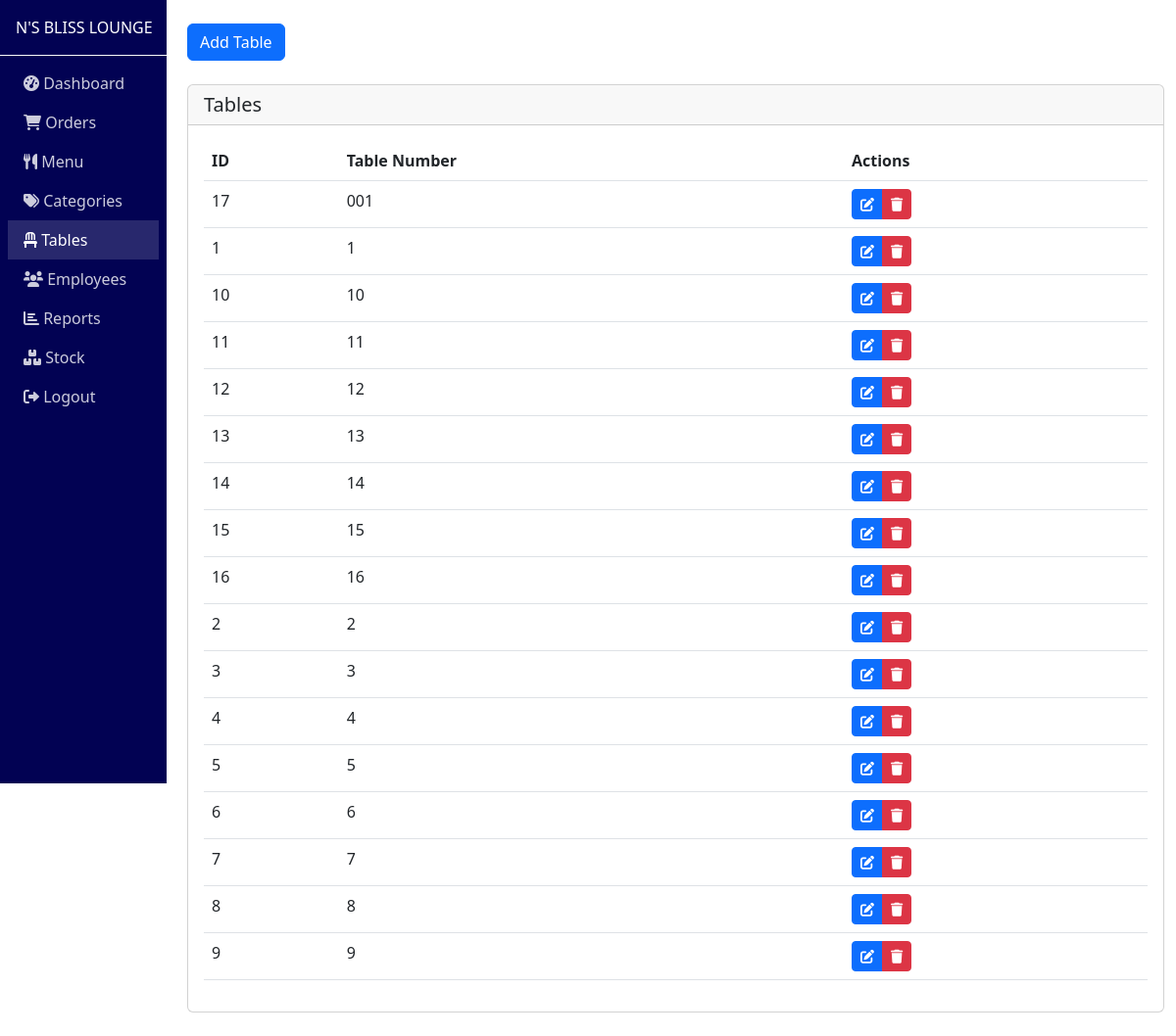
The page /admin/tables.php (signed in) on the database its author committed.
### tables this page shows
CREATE TABLE `tables` (
  `id` int(11) NOT NULL,
  `table_number` varchar(10) NOT NULL,
  `capacity` int(11) NOT NULL,
  `status` enum('available','occupied','reserved') DEFAULT 'available',
  `created_at` timestamp NOT NULL DEFAULT current_timestamp(),
  `updated_at` timestamp NOT NULL DEFAULT current_timestamp() ON UPDATE current_timestamp()
);

### includes/Database.php (called while the page is built, shortened)
<?php
class Database {
    private static $instance = null;
    private $pdo;
    private function __construct() {
        require_once __DIR__ . '/../config/database.php';
        $this->pdo = $pdo;
    }
    public static function getInstance() {
        if (self::$instance === null) {
            self::$instance = new self();
        }
        return self::$instance;
    }
    public function query($sql, $params = []) {
        $stmt = $this->pdo->prepare($sql);
        $stmt->execute($params);
        return $stmt;
    }
    public function fetchAll($sql, $params = []) {
        return $this->query($sql, $params)->fetchAll();
    }
}
?>

### config/config.php (called while the page is built, shortened)
<?php
function h($string) {
    return htmlspecialchars($string, ENT_QUOTES, 'UTF-8');
}
?>

### admin/tables.php (the view, shortened to what this page needs)
<?php
require_once '../config/config.php';
require_once '../includes/Database.php';
$db = Database::getInstance();
$tables = $db->fetchAll("SELECT id, table_number FROM tables ORDER BY table_number");
include 'header.php';
?>
<div class="container-fluid py-4">
    <div class="mb-4">
        <button type="button" class="btn btn-primary" data-bs-toggle="modal" data-bs-target="#addTableModal">
            Add Table
        </button>
    </div>
    <div class="card">
        <div class="card-header">
            <h5 class="card-title mb-0">Tables</h5>
        </div>
        <div class="card-body">
            <div class="table-responsive">
                <table class="table table-hover">
                    <thead>
                        <tr>
                            <th>ID</th>
                            <th>Table Number</th>
                            <th>Actions</th>
                        </tr>
                    </thead>
                    <tbody>
                        <?php foreach ($tables as $table): ?>
                            <tr>
                                <td><?= h($table['id']) ?></td>
                                <td><?= h($table['table_number']) ?></td>
                                <td>
                                    <div class="btn-group btn-group-sm">
                                        <button type="button" class="btn btn-primary edit-table"
                                                data-id="<?= $table['id'] ?>"
                                                data-table-number="<?= h($table['table_number']) ?>">
                                            <i class="fas fa-edit"></i>
                                        </button>
                                        <button type="button" class="btn btn-danger delete-table"
                                                data-id="<?= $table['id'] ?>"
                                                data-table-number="<?= h($table['table_number']) ?>">
                                            <i class="fas fa-trash"></i>
                                        </button>
                                    </div>
                                </td>
                            </tr>
                        <?php endforeach; ?>
                    </tbody>
                </table>
            </div>
        </div>
    </div>
</div>
<?php include 'footer.php'; ?>

### rows shown on the page
tables: id "17", table_number "001"
tables: id "1", table_number "1"
tables: id "10", table_number "10"
tables: id "11", table_number "11"
tables: id "12", table_number "12"
tables: id "13", table_number "13"
tables: id "14", table_number "14"
tables: id "15", table_number "15"
tables: id "16", table_number "16"
tables: id "2", table_number "2"
tables: id "3", table_number "3"
tables: id "4", table_number "4"
tables: id "5", table_number "5"
tables: id "6", table_number "6"
tables: id "7", table_number "7"
tables: id "8", table_number "8"
tables: id "9", table_number "9"
